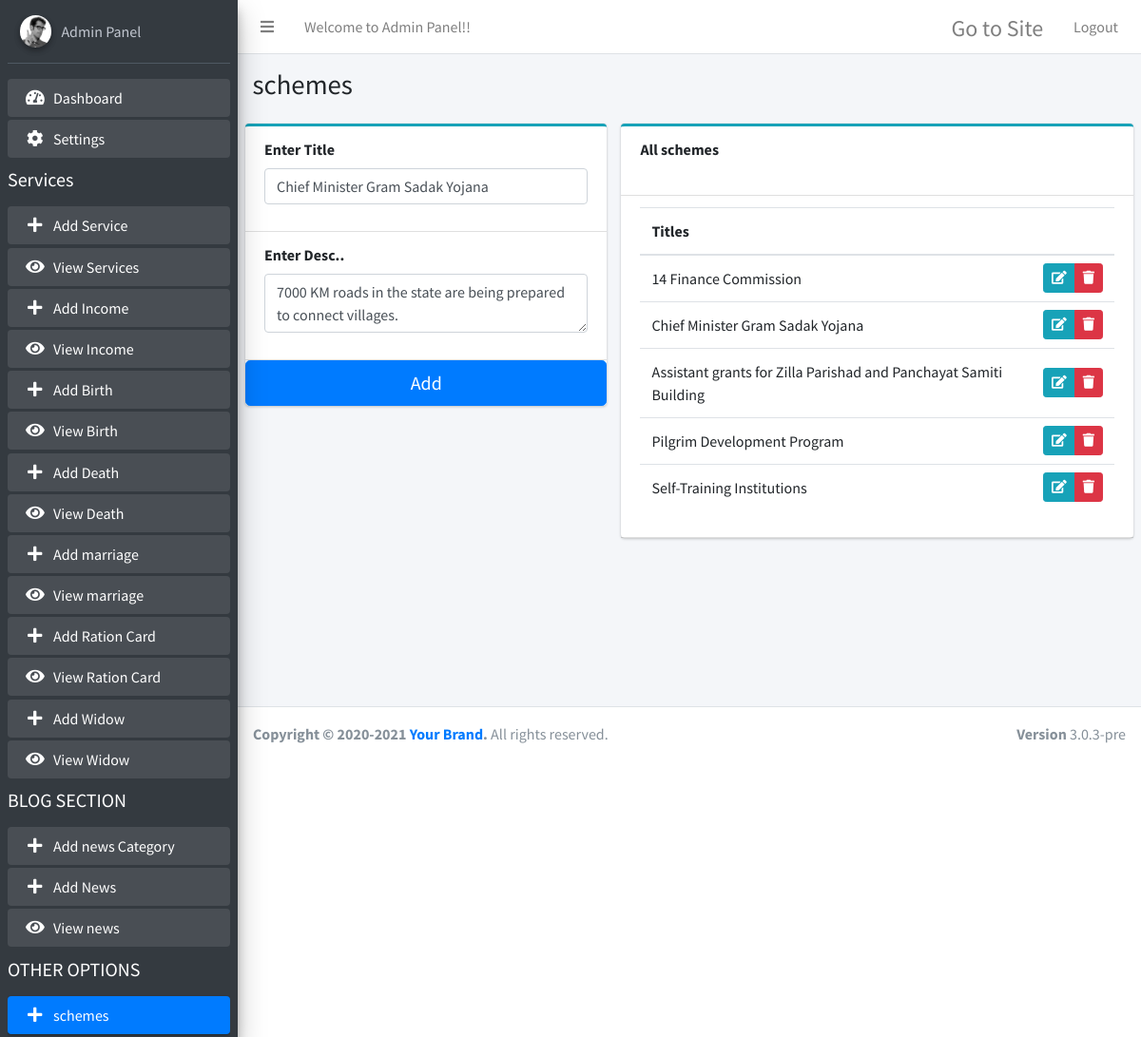
The app's page /admin/faqs.php?edit=10 (signed in) with its own data.
### tables this page shows
CREATE TABLE `faqs` (
  `id` int(100) NOT NULL,
  `title` varchar(1000) DEFAULT NULL,
  `descc` varchar(5000) DEFAULT NULL,
  `status` varchar(50) NOT NULL
);

### admin/faqs.php (the view, shortened to what this page needs)
<?php
include 'conn.php';
?>
<!DOCTYPE html>
<html>
<head>
  <link rel="stylesheet" href="plugins/fontawesome-free/css/all.min.css">
  <link rel="stylesheet" href="https://code.ionicframework.com/ionicons/2.0.1/css/ionicons.min.css">
  <link rel="stylesheet" href="dist/css/adminlte.min.css">
  <link rel="stylesheet" href="plugins/summernote/summernote-bs4.css">
</head>
<body class="hold-transition sidebar-mini">
<div class="wrapper">
   <?php include"topbar.php"; ?>
  <?php include"sidebar.php"; ?>
<?php
$edit = $_GET['edit'];
 $resultt = mysqli_query($con,"SELECT * FROM faqs where id=".$edit."");
 $roww = mysqli_fetch_array($resultt);
$location = mysqli_query($con,"SELECT * FROM faqs ORDER BY id DESC");
?>
  <div class="content-wrapper">
    <section class="content-header">
      <div class="container-fluid">
        <div class="row mb-2">
          <div class="col-sm-6">
            <h1>schemes</h1>
          </div>
        </div>
      </div>
    </section>
    <section class="content">
      <div class="row">
        <div class="col-md-5">
		<form action="" method="post" enctype="multipart/form-data">
          <div class="card card-outline card-info">
			<div class="card-header">
             <div class="form-group">
                  <label>Enter Title</label>
                 <input type="text" name="title" value="<?php echo $roww["title"]; ?>" class="form-control" placeholder="Enter ...">
                </div>
            </div>
            <div class="card-header">
             <div class="form-group">
                  <label>Enter Desc..</label>
                <textarea name="descc" class="form-control" placeholder="Enter ..." onfocus="clearContents(this);"><?php echo $roww["descc"]; ?></textarea>
                </div>
            </div>
			<button type="submit" name="add" class="btn btn-block btn-primary btn-lg">Add</button>
          </div>
		   </form>
        </div>
		<div class="col-md-7">
		<form action="" method="post" enctype="multipart/form-data">
          <div class="card card-outline card-info">
            <div class="card-header">
             <div class="form-group">
                  <label>All schemes</label>
                </div>
            </div>
			<div class="card-header">
             <table class="table">
                <thead>
                  <tr>
                    <th>Titles</th>
                    <th></th>
                  </tr>
                </thead>
                <tbody>
		<?php
		while ($location_ft = mysqli_fetch_array($location)) {
		?>
				  <tr>
                    <td><?php echo $location_ft["title"]; ?></td>
                    <td class="text-right py-0 align-middle">
                      <div class="btn-group btn-group-sm">
						<a href="faqs.php?edit=<?php echo $location_ft["id"]; ?>" onclick="return confirm('Are you sure?')"class="btn btn-info"><i class="fas fa-edit"></i></a>
                        <a href="faqs.php?delete_id=<?php echo $location_ft["id"]; ?>" onclick="return confirm('Are you sure?')" class="btn btn-danger"><i class="fas fa-trash"></i></a>
                      </div>
                    </td>
                </tr>
		<?php
		}
		?>
				</tbody>
              </table>
            </div>
          </div>
		   </form>
        </div>
      </div>
    </section>
  </div>
   <?php include"footer.php"; ?>
</div>
</body>
</html>

### records on screen
faqs: title "Chief Minister Gram Sadak Yojana", descc "7000 KM roads in the state are being prepared to connect villages."
faqs: title "14 Finance Commission"
faqs: title "Assistant grants for Zilla Parishad and Panchayat Samiti Building"
faqs: title "Pilgrim Development Program"
faqs: title "Self-Training Institutions"
